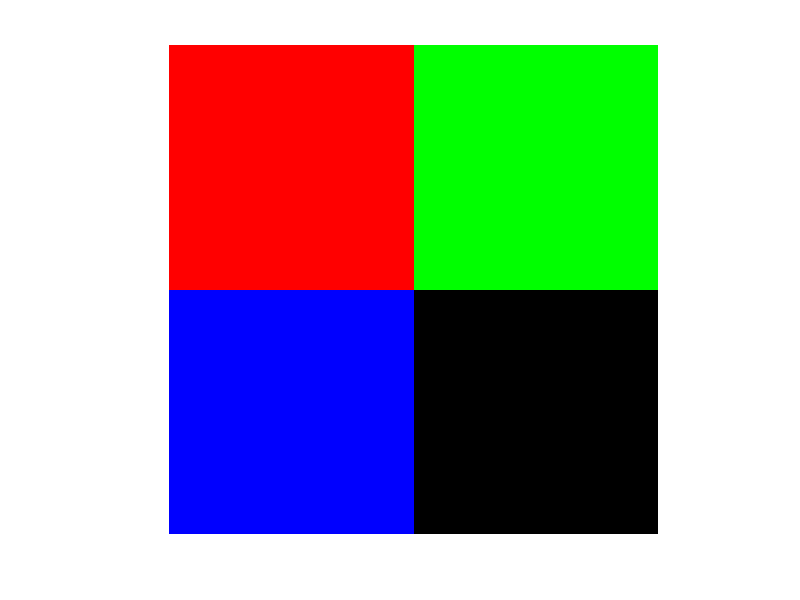

This chart was generated by the following MATLAB code: (Note: this script raises an error after producing the figure.)
clear all
close all
clc

%Three 2D matrices
red = [255 0;0 0];
gre = [0 255;0 0];
blu = [0 0;255 0];

%Concatenate the three matrices into a single 3D matrix
%img = cat(3,red,gre,blu);
img(:,:,1) = red;
img(:,:,2) = gre;
img(:,:,3) = blu;

imshow(img)
truesize(gcf,[100 100])